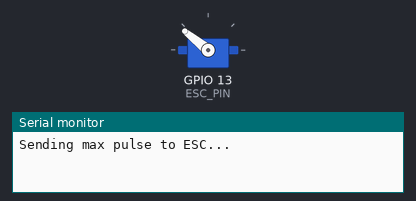
This sketch was run on a simulated ESP32. Parts: servo, the last lines printed to the serial monitor.

Above: at 0.1 s.
At 2.1 s:
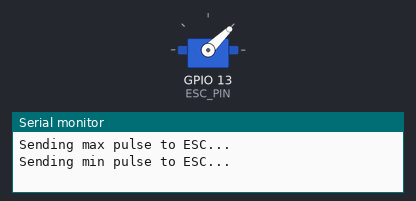
At 7.1 s:
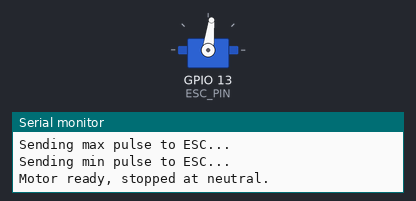
Timing chart, 0 to 8.6 s (numbered marks = the images above):
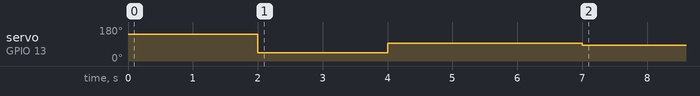

Measured:
- by itself, servo on GPIO 13 (ESC_PIN): 141° → 44° at 2.0 s, → 93° 2.0 s later, → 83° 3.0 s later

The sketch:

BLDC_ESC_Calibration_Test.ino
```cpp
#include <ESP32Servo.h>

// Define the GPIO pin connected to the ESC signal line
const int ESC_PIN = 13; // Replace with the actual GPIO pin you're using

Servo esc; // Create a Servo object

void setup() {
  Serial.begin(115200); // Initialize serial communication for debugging
  esc.attach(ESC_PIN);  // Attach the Servo object to the specified pin

  // --- ESC Calibration Steps ---
  // These steps are crucial for the ESC to recognize its operating range.
  // Refer to your specific ESC's manual for the exact calibration procedure.

  // Step 1: Send the "maximum" signal to the ESC (e.g., 2000µs)
  esc.writeMicroseconds(2000);
  Serial.println("Sending max pulse to ESC...");
  delay(2000); // Give the ESC time to process the signal

  // Step 2: Send the "minimum" signal to the ESC (e.g., 1000µs)
  esc.writeMicroseconds(1000);
  Serial.println("Sending min pulse to ESC...");
  delay(2000); // Give the ESC time to process the signal

  // Step 3: Send the neutral signal to the ESC (e.g., 1500µs)
  esc.writeMicroseconds(1500);
  Serial.println("Motor ready, stopped at neutral.");
  delay(3000); // Allow ESC to initialize

  esc.writeMicroseconds(1400);
}

void loop() {
  // // --- Motor Control ---
  // Serial.println("Enter PWM signal value (1000-2000µs), 1500 to stop:");
  // while (Serial.available() == 0); // Wait for serial input

  // int val = Serial.parseInt(); // Read the integer value from serial

  // if (val >= 1000 && val <= 2000) {
  //   esc.writeMicroseconds(val); // Send the calibrated pulse width to the ESC
  //   Serial.print("Sending pulse width: ");
  //   Serial.println(val);
  // } else {
  //   Serial.println("Invalid input. Please enter a value between 1000 and 2000.");
  // }
  // delay(100); // Small delay to avoid overwhelming the serial port
}
```
